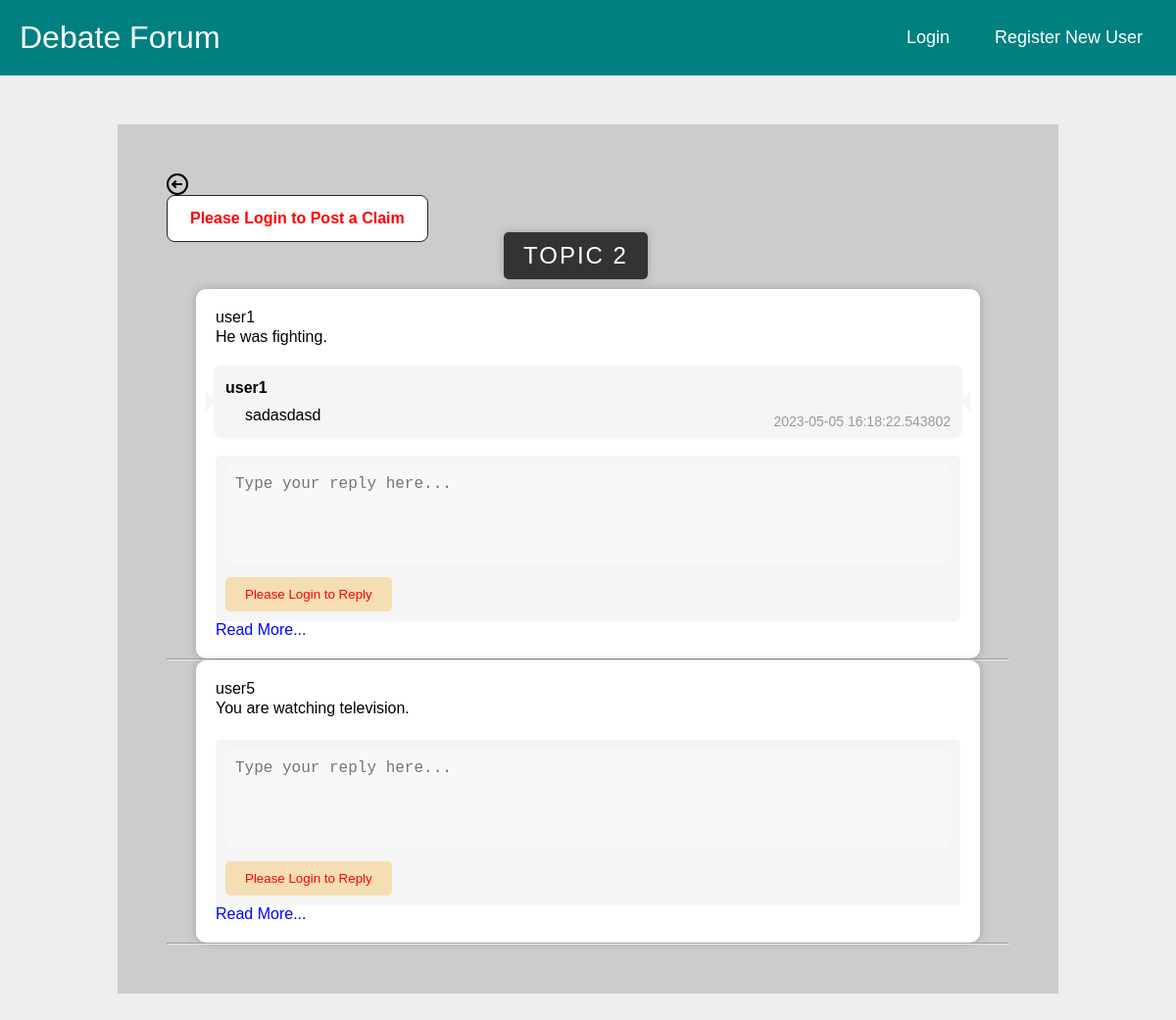
The app's page /claim/2 with its own data.
### tables this page shows
CREATE TABLE topic (
    topicID INTEGER NOT NULL PRIMARY KEY AUTOINCREMENT,  -- Topic's ID number
    topicName TEXT NOT NULL,                             -- Topic's text
    postingUser INTEGER REFERENCES user(userID) ON DELETE SET NULL ON UPDATE CASCADE, -- FK (foreign key) of posting user
    creationTime TIMESTAMP NOT NULL DEFAULT CURRENT_TIMESTAMP,                       -- Time topic was created
    updateTime TIMESTAMP NOT NULL DEFAULT CURRENT_TIMESTAMP,      -- Last time a claim/reply was added
    category TEXT NOT NULL,
    views INTEGER NOT NULL DEFAULT 0
);

CREATE TABLE user (
    userID INTEGER NOT NULL PRIMARY KEY AUTOINCREMENT, -- Integer user ID / key
    userName TEXT NOT NULL,                            -- Login username
    passwordHash BLOB NOT NULL,                        -- Hashed password (bytes in python)
    isAdmin BOOLEAN NOT NULL,                          -- If user is admin or not. Ignore if not implementing admin
    creationTime TIMESTAMP NOT NULL DEFAULT CURRENT_TIMESTAMP,      -- Time user was created
    lastVisit TIMESTAMP NOT NULL DEFAULT CURRENT_TIMESTAMP -- User's last visit, for showing new content when they return
);

CREATE TABLE claim (
    claimID INTEGER NOT NULL PRIMARY KEY AUTOINCREMENT,   -- CLaim ID number
    topic INTEGER NOT NULL REFERENCES topic(topicID) ON DELETE CASCADE ON UPDATE CASCADE, -- FK of claim
    postingUser INTEGER REFERENCES user(userID) ON DELETE SET NULL ON UPDATE CASCADE, -- FK of poisting user
    creationTime TIMESTAMP NOT NULL DEFAULT CURRENT_TIMESTAMP,   -- Time topic was created
    updateTime TIMESTAMP NOT NULL DEFAULT CURRENT_TIMESTAMP,      -- Last time a reply was added
    text TEXT NOT NULL                                   -- Actual text
);

CREATE TABLE replyText (
    replyTextID INTEGER NOT NULL PRIMARY KEY AUTOINCREMENT,                           -- Reply ID
    postingUser INTEGER REFERENCES user(userID) ON DELETE SET NULL ON UPDATE CASCADE, -- FK of posting user
    creationTime TIMESTAMP NOT NULL DEFAULT CURRENT_TIMESTAMP,                                                   -- Posting time
    text TEXT NOT NULL                                                                -- Text of reply
);

### routes/claim.py (the view, shortened to what this page needs)
@app.route("/claim/<int:topicID>", methods = ['GET','POST'])
def claim(topicID):
    conn = get_db_connection()
    claims = conn.execute(f"SELECT * FROM claim WHERE topic == '{topicID}'").fetchall()
    topic = conn.execute(f"SELECT * FROM topic WHERE topicID == '{topicID}'").fetchone()
    conn.execute(f"UPDATE topic SET views = views + 1 WHERE topicID = {topic['topicID']}")
    conn.commit()
    data = []
    cur = conn.cursor()
    for claim in claims:
        postingUser = conn.execute(f"SELECT * FROM user WHERE userID == '{claim['postingUser']}'").fetchone()
        replies = conn.execute(f"""SELECT replyText.replyTextID AS reply_id, replyText.postingUser AS reply_posting_user, replyText.creationTime AS reply_creation_time, replyText.text AS reply_text
                FROM claim
                JOIN replyToClaim ON claim.claimID = replyToClaim.claim
                JOIN replyText ON replyToClaim.reply = replyText.replyTextID
                WHERE claim.claimID = {claim['claimID']} ORDER BY reply_creation_time DESC""").fetchall()
        repliesData = []
        for replay in replies:
            postingUser = conn.execute(f"SELECT * FROM user WHERE userID == '{replay['reply_posting_user']}'").fetchone()
            repliesData.append({
                "reply_id":replay["reply_id"],
                "postingUser":postingUser["userName"],
                "text":replay['reply_text'],
                "creationTime":replay['reply_creation_time'],
        })
        data.append(
            {"claimID":claim['claimID'],
             "postingUser":postingUser["userName"],
             "creationTime":claim['creationTime'],
             "updateTime":claim['updateTime'],
             "text":claim['text'],
             "repliesData":repliesData,
             "topicID":topicID
             }
        )
    conn.close()
    return render_template('claim.html',claims = data,topic=topic, is_authenticated=is_authenticated(),current_user=current_user())

### get_db_connection.py (called while the page is built)
def get_db_connection():
    conn = sqlite3.connect('database/database.db')
    conn.row_factory = sqlite3.Row
    return conn

### routes/auth_check.py (called while the page is built)
def is_authenticated():
    if request.cookies.get('username'):
        return True
    else:
        return False

def current_user():
    if is_authenticated():
        conn = get_db_connection()
        user = conn.execute('SELECT * FROM user WHERE userName = ?',(request.cookies.get('username'),)).fetchone()
        return user
    else:
        pass

### templates/claim.html (shortened to what this page needs)
{% extends "nav.html" %}
{% block content %}
<link rel="stylesheet" href="{{ url_for('static', filename='css/card.css')}}" />
<link rel="stylesheet" href="{{ url_for('static', filename='css/claim.css')}}" />
<link rel="stylesheet" href="{{ url_for('static', filename='css/modal.css')}}" />
<a  href="{{ url_for('home') }}" style="text-align: left;max-width:100px;">
  <i class="gg-arrow-left-o" aria-hidden="true"></i>
</a>
{% if is_authenticated %}
<button id="claimBtn" class="postbtn">Post a Claim</button>
{% else %}
<button id="claimBtn" class="postbtn" disabled style="color: red;">Please Login to Post a Claim</button>
{% endif %}
<div id="my-data">
<div class="title-label">{{topic['topicName']}}</div>
<div id="claim-list">
{% for claim in claims %}
<div class="post-card">
  <div class="author">{{claim.postingUser}}</div>
  <p>{{claim.text}}</p>
  <ul id="replies-list" class="replies-list">
    {% if claim.repliesData|length > 0%}
    <li class="reply">
      <div class="author">{{claim.repliesData[0].postingUser}}</div>
      <div class="content">{{claim.repliesData[0].text}}</div>
      <div class="date">{{claim.repliesData[0].creationTime}}</div>
    </li>
    {% endif %}
  </ul>
  <div class="reply-form">
      <textarea id="replyText{{claim.claimID}}" name="reply" placeholder="Type your reply here..."></textarea>
      {% if is_authenticated %}
      <input  type="submit" value="Reply" onclick="onReplyClick(document.getElementById('replyText{{claim.claimID}}').value,'{{claim.topicID}}','{{claim.claimID}}')">
      {% else %}
      <input  type="submit" value="Please Login to Reply" style="color: red;background-color: wheat;" disabled>
      {% endif %}
  </div>
  <li><a href="{{url_for('claim_page',claimID=claim.claimID)}}" style="color: rgb(0, 4, 255);">Read More...</a></li>
</div>
<hr>
  {% endfor %}
</div>
{% endblock %}

### static/css/nav.css (style rules this page uses)
* { margin: 0; padding: 0; box-sizing: border-box; }
body { font-family: cursive; }
a { text-decoration: none; }
li { list-style: none; }
.gg-arrow-left-o { box-sizing: border-box; position: relative; display: block; width: 22px; height: 22px; border: 2px solid; transform: scale(var(--ggs,1)); border-radius: 22px; color: black; }
.gg-arrow-left-o::after, .gg-arrow-left-o::before { content: ""; display: block; box-sizing: border-box; position: absolute; left: 4px }
.gg-arrow-left-o::after { width: 6px; height: 6px; border-bottom: 2px solid; border-left: 2px solid; transform: rotate(45deg); bottom: 6px }
.gg-arrow-left-o::before { width: 10px; height: 2px; bottom: 8px; background: currentColor }

### static/css/card.css (style rules this page uses)
body { background: #e5ded8; box-sizing: border-box; }
textarea { width: 100%; height: 150px; padding: 12px 20px; box-sizing: border-box; border: 2px solid #ccc; border-radius: 4px; background-color: #f8f8f8; font-size: 16px; resize: none; }
.postbtn { display: inline-block; outline: none; cursor: pointer; font-size: 16px; line-height: 20px; font-weight: 600; border-radius: 8px; padding: 13px 23px; border: 1px solid #222222; transition: box-shadow 0.2s ease 0s, -ms-transform 0.1s ease 0s, -webkit-transform 0.1s ease 0s, transform 0.1s ease 0s; background: #fff; color: #222222; }

### static/css/claim.css (style rules this page uses)
body { font-family: Arial, sans-serif; background-color: #eee; }
.post-card { background-color: white; padding: 20px; border-radius: 10px; box-shadow: 0px 0px 10px rgba(0, 0, 0, 0.2); margin-bottom: 20px; max-width: 800px; margin: auto; }
.post-card p { margin-top: 0; margin-bottom: 10px; line-height: 1.4; font-size: 16px; }
.post-card .reply-form { background-color: #f5f5f5; padding: 10px; border-radius: 5px; margin-top: 20px; }
.post-card .reply-form textarea { width: 100%; height: 100px; padding: 10px; border: none; border-radius: 5px; resize: none; margin-bottom: 10px; }
.post-card .reply-form input[type="submit"] { background-color: #333; color: white; border: none; padding: 10px 20px; border-radius: 5px; cursor: pointer; transition: all 0.3s ease; }
.replies-list { list-style: none; padding: 0; margin-top: 20px; }
.reply { background-color: #f5f5f5; padding: 10px; border-radius: 5px; margin-bottom: 10px; font-size: 16px; line-height: 1.4; box-shadow: 0px 0px 5px rgba(0, 0, 0, 0.1); position: relative; }
.reply:before { content: ''; position: absolute; top: 50%; left: -10px; margin-top: -10px; border-style: solid; border-width: 10px 0 10px 10px; border-color: transparent transparent transparent #f5f5f5; }
.reply:after { content: ''; position: absolute; top: 50%; right: -10px; margin-top: -10px; border-style: solid; border-width: 10px 10px 10px 0; border-color: transparent #f5f5f5 transparent transparent; }
.reply .author { font-weight: bold; margin-bottom: 5px; }
.reply .content { margin-left: 20px; }
.reply .date { position: absolute; bottom: 5px; right: 10px; font-size: 14px; color: #999; }
.title-label { display: inline-block; background-color: #333; color: white; padding: 10px 20px; margin-left: 40%; border-radius: 5px; font-size: 24px; text-transform: uppercase; letter-spacing: 2px; box-shadow: 0px 0px 10px rgba(0, 0, 0, 0.2); transform: translateY(-10px); transition: all 0.3s ease; cursor: pointer; }

### records on screen
topic: topicName "TOPIC 2"
user: postingUser "user1", userName "user1"
claim: text "He was fighting."
replyText: text "sadasdasd", creationTime "2023-05-05 16:18:22.543802"
user: postingUser "user5"
claim: text "You are watching television."
